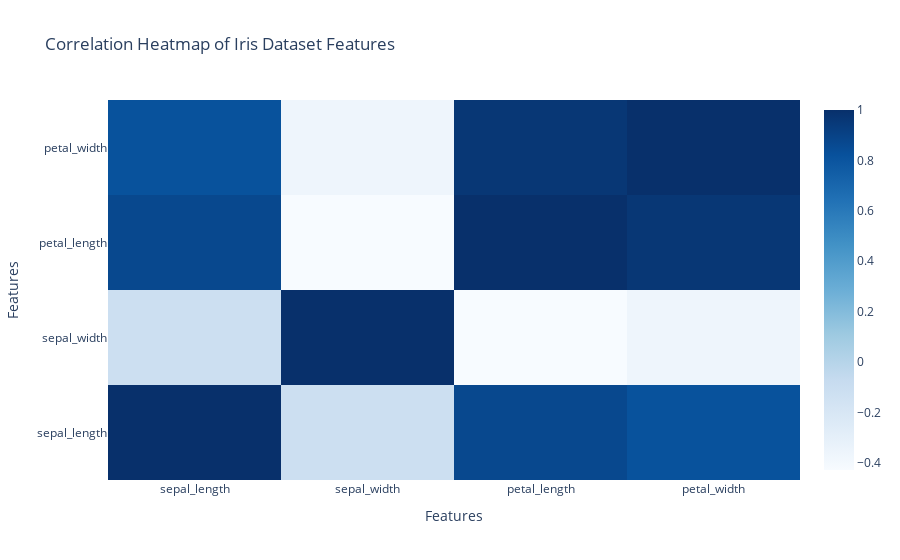

Notebook code cell kept with this figure:
### Markdown cell above
- Heatmaps in Plotly are used for visualizing and analyzing data across two dimensions.
- They represent data using a grid of colored squares, where each square corresponds to a specific data point or cell in a dataset.
- The color of each square indicates the value of the data point, allowing for quick and intuitive interpretation of patterns, trends, and variations in the data.

### Code cell
import plotly.graph_objects as go
import seaborn as sns
iris = sns.load_dataset('iris')
# Calculate the correlation matrix
correlation_matrix = iris.select_dtypes(include='number').corr()

# Create the heatmap using Plotly
fig = go.Figure(data=go.Heatmap(
                   z=correlation_matrix.values,
                   x=correlation_matrix.columns,
                   y=correlation_matrix.index,
                   colorscale='Blues'))

fig.update_layout(title='Correlation Heatmap of Iris Dataset Features',
                  xaxis_title='Features',
                  yaxis_title='Features')

# Show the plot
fig.show()

### Figure 1 — Plotly figure (JSON) as saved in the notebook; plotly's stock layout.template omitted (floating-point values rounded to 4 significant figures)
{"data": [{"colorscale": [[0, "rgb(247,251,255)"], [0.125, "rgb(222,235,247)"], [0.25, "rgb(198,219,239)"], [0.375, "rgb(158,202,225)"], [0.5, "rgb(107,174,214)"], [0.625, "rgb(66,146,198)"], [0.75, "rgb(33,113,181)"], [0.875, "rgb(8,81,156)"], [1, "rgb(8,48,107)"]], "type": "heatmap", "x": ["sepal_length", "sepal_width", "petal_length", "petal_width"], "y": ["sepal_length", "sepal_width", "petal_length", "petal_width"], "z": [[1.0, -0.1176, 0.8718, 0.8179], [-0.1176, 1.0, -0.4284, -0.3661], [0.8718, -0.4284, 1.0, 0.9629], [0.8179, -0.3661, 0.9629, 1.0]]}], "layout": {"title": {"text": "Correlation Heatmap of Iris Dataset Features"}, "xaxis": {"title": {"text": "Features"}}, "yaxis": {"title": {"text": "Features"}}}}
